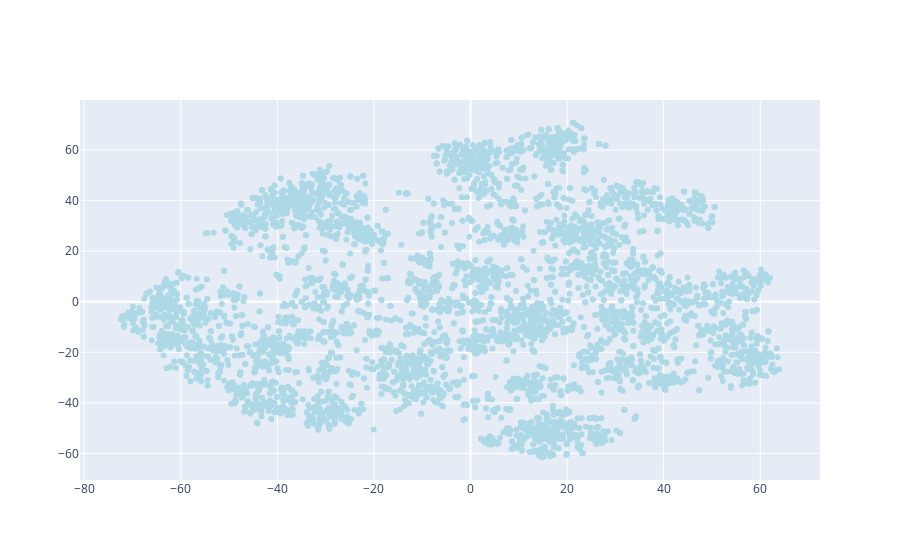

The notebook cell saved with this chart:
### Code cell
data = [
    go.Scatter(
        x = tsne_df.iloc[:,0].values,
        y = tsne_df.iloc[:,1].values,
        text = tsne_df.iloc[:,2].values,
        hoverinfo = 'text',
        marker = dict(
            color = 'lightblue'
        ),
        mode='markers',
        showlegend = False
    )
]

iplot(data, filename = "add-hover-text")

### Figure 1 — Plotly figure (JSON) as saved in the notebook; plotly's stock layout.template omitted (floating-point values rounded to 4 significant figures; data arrays with more than 128 entries replaced by an {"elided": "..."} marker saying what was removed)
{"data": [{"hoverinfo": "text", "marker": {"color": "lightblue"}, "mode": "markers", "showlegend": false, "text": {"elided": "4629 str values"}, "type": "scatter", "x": {"elided": "4629 float values"}, "y": {"elided": "4629 float values"}}], "layout": {}}
